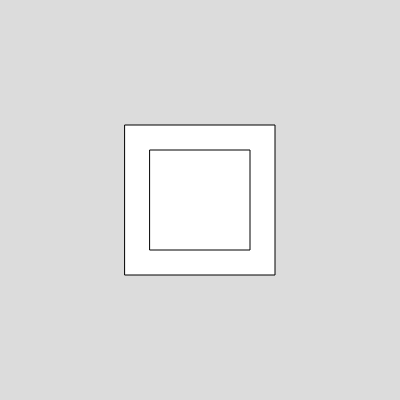
Frame 1 (no input)
Frame 60 (no input): identical to frame 1, image omitted
Frame 120 (the mouse pressed at the canvas centre since frame 60): identical to frame 1, image omitted

The p5.js sketch that drew this single still picture (run headless with seeded random() and noise() and a simulated clock; from frame 60 on, the mouse is pressed at the canvas centre):

// p5.js sketch
// ── sketch.js
function setup() {
  createCanvas(400, 400);
}

function draw() {
  background(220);

  // draw rectangles with rectMode(CENTER)
  rectMode(CENTER);
  rect(width / 2, height / 2, 150, 150);
  rect(width / 2, height / 2, 100, 100);
}
